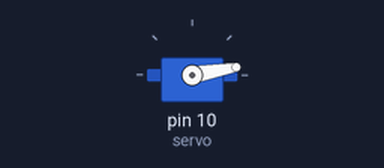
The sketch below on a simulated Arduino Uno, built with avr-gcc and run on an emulated ATmega328P. Parts: servo.

Above: at 0.05 s.
At 0.2 s:
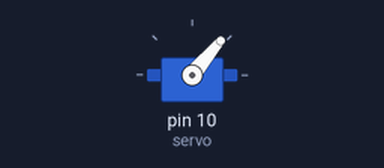
Timing chart, 0 to 3.0 s (numbered marks = the images above):
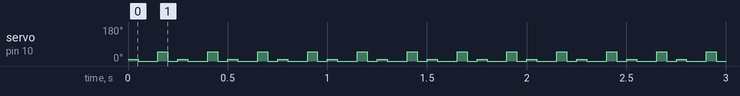

The sketch:

First_working_code.ino
```cpp
#include <Servo.h>

Servo servo;

int servo2;


void setup ()
{
  servo.attach(10);
}


void loop()
{
 servo.write(10);
 delay(50);
servo.write(-10);
delay(100);
 servo.write(50);
 delay(50);
servo.write(-50);
delay(50);

}
```

Measured:
- by itself, servo on pin 10 (servo): repeats every 0.25 s: 50° 0.05 s, 0° 0.05 s, 10° 0.05 s, 0° 0.10 s
